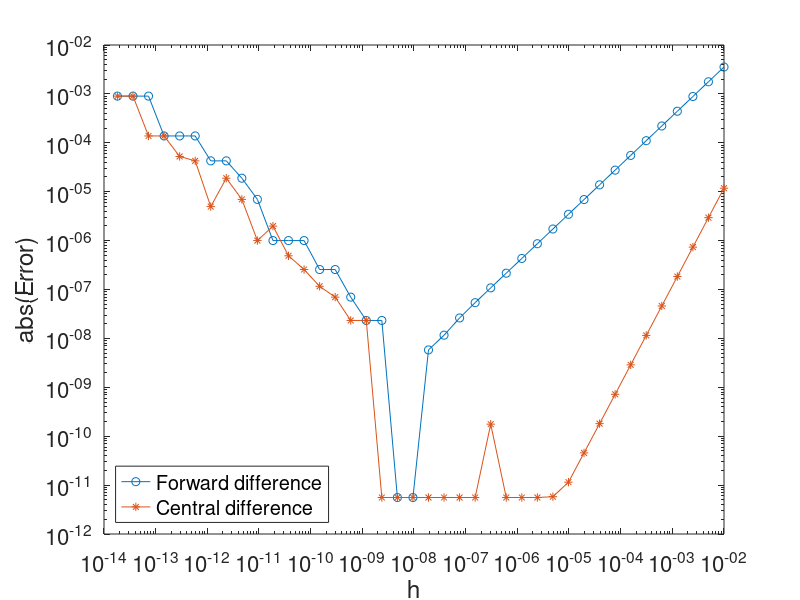

Here is the MATLAB script that generated this plot:
% f(x) = sin(x), at x = pi/4,
% Compute error in f'(x) using forward difference and central difference
clear all
f = @(x) sin(x);
x = pi/4;
df= cos(x); % exact derivative
dx=0.01;
res=[];
for j=1:40
   h(j) = dx;
   fd = ( f(x+h(j)) - f(x) ) / h(j);
   efd(j) = abs(fd - df);
   cd = ( f(x+h(j)) - f(x-h(j)) ) / (2*h(j));
   ecd(j) = abs(cd - df);
   if j>1
      p1 = log( efd(j-1)/efd(j) ) / log(2);
      p2 = log( ecd(j-1)/ecd(j) ) / log(2);
      res=[res; h(j), efd(j), p1, ecd(j), p2];
   end
   dx = dx/2;
end
format shorte; res
loglog(h, efd, 'o-', h, ecd, '*-')
set(gca,'FontSize', 16)
xlabel('h')
ylabel('abs(Error)')
legend('Forward difference', 'Central difference', 'Location', 'SouthWest')
print -dpdf fdacc.pdf
